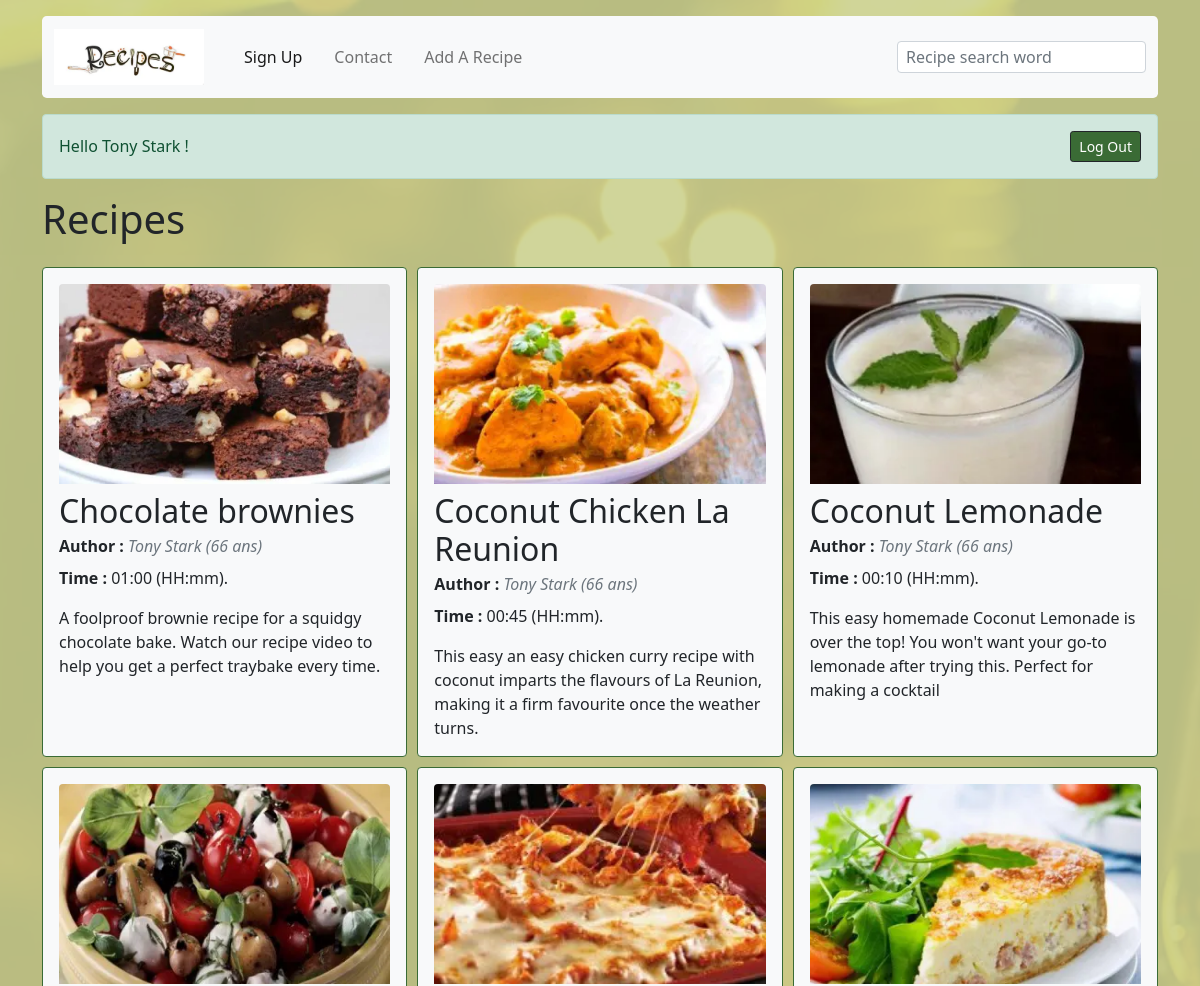
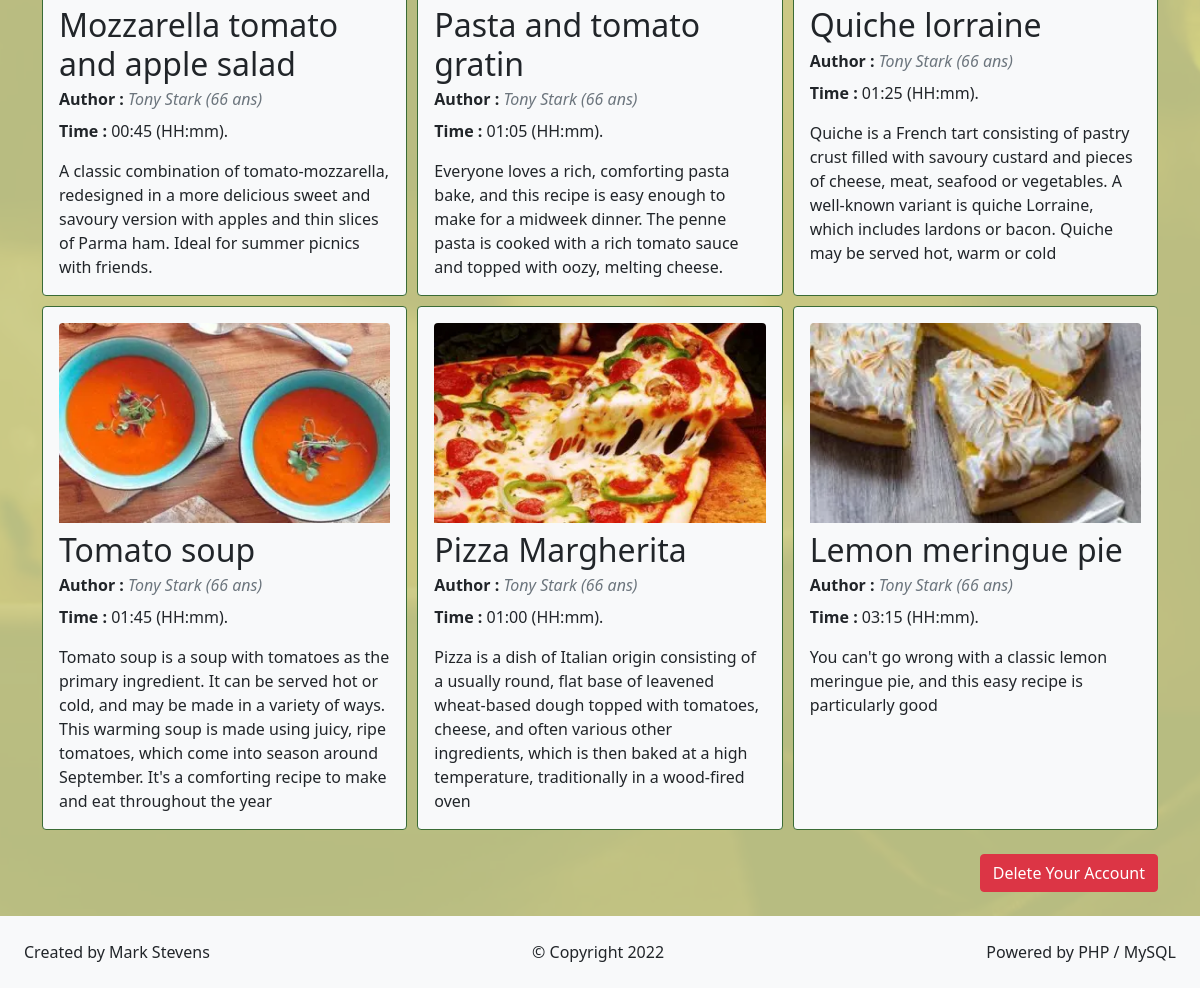
Page / (signed in) on the committed database (2 pictures, top to bottom).
### tables this page shows
CREATE TABLE `users` (
  `user_id` int(11) NOT NULL,
  `full_name` varchar(64) NOT NULL,
  `email` varchar(512) NOT NULL,
  `password` varchar(512) NOT NULL,
  `age` int(11) NOT NULL
);

CREATE TABLE `recipes` (
  `recipe_id` int(11) NOT NULL,
  `title` varchar(128) NOT NULL,
  `summary` text NOT NULL,
  `duration` time NOT NULL,
  `ingredients` text NOT NULL,
  `recipe` text NOT NULL,
  `author` varchar(512) NOT NULL,
  `image` varchar(256) NOT NULL,
  `is_enabled` tinyint(1) NOT NULL
);

### variables/variables.php (called while the page is built, shortened)
<?php
  $usersStatement = $mysqlClient->prepare('SELECT * FROM users');
  $usersStatement->execute();
  $users = $usersStatement->fetchAll();
  $recipesStatement = $mysqlClient->prepare('SELECT * FROM recipes WHERE is_enabled is TRUE');
  $recipesStatement->execute();
  $recipes = $recipesStatement->fetchAll();
  if(isset($_GET['limit']) && is_numeric($_GET['limit'])) {
      $limit = (int) $_GET['limit'];
  } else {
      $limit = 100;
  }
  $rootUrl = (!empty($_SERVER['HTTPS']) ? 'https' : 'http') . '://' . $_SERVER['HTTP_HOST'] . '/';
  ?>

### functions/functions.php (called while the page is built, shortened)
<?php
function displayAuthor(string $authorEmail, array $users) : string
{
    for ($i = 0; $i < count($users); $i++) {
        $author = $users[$i];
        if ($authorEmail === $author['email']) {
            return $author['full_name'] . ' (' . $author['age'] . ' ans)';
        }
    }
    return 'unknown user';
}
function displayName(string $authorEmail, array $users) : string
{
    for ($i = 0; $i < count($users); $i++) {
        $author = $users[$i];
        if ($authorEmail === $author['email']) {
            return $author['full_name'];
        }
    }
    return 'unknown user';
}
function getRecipes(array $recipes, int $limit) : array
{
    $valid_recipes = [];
    $counter = 0;
    foreach($recipes as $recipe) {
        $valid_recipes[] = $recipe;
    }
    return $valid_recipes;
}

### index.php (the view, shortened to what this page needs)
<?php
  include_once($_SERVER['DOCUMENT_ROOT'] . '/config/mysql.php');
  include_once($_SERVER['DOCUMENT_ROOT'] . '/variables/variables.php');
  include_once($_SERVER['DOCUMENT_ROOT'] . "/functions/functions.php");
?>
<!DOCTYPE html>
<html lang="en">
<head>
    <link href="https://cdn.jsdelivr.net/npm/bootstrap@5.0.2/dist/css/bootstrap.min.css" rel="stylesheet">
    <link rel="stylesheet" href="<?php echo($rootUrl.'/css/style.css'); ?>">
</head>
<body class="backOne d-flex flex-column min-vh-100">
  <main class="container">
    <?php include_once($rootPath.'/include/header.php'); ?>
    <?php include_once($rootPath.'/login.php'); ?>
    <?php if(isset($loggedUser)): ?>
      <section class="mb-4">
        <h1 class="mb-4">Recipes</h1>
        <?php if(count($recipes) <1) : ?>
          <div class="d-flex justify-content-center align-items-center" style="height:calc( 100vh - 375px );">
            <p>Sorry, there are no recipes to display ...</p>
          </div>
        <?php else: ?>
          <div class='recipe-container'>
            <?php foreach(getRecipes($recipes, $limit) as $recipe) : ?>
              <article class="recipe-card card bg-light">
                <a class="text-decoration-none text-dark" href="<?php echo($rootUrl)?>recipes/read.php?id=<?php echo($recipe['recipe_id']); ?>">
                  <div class="card-body d-flex flex-column">
                    <img class="recipe-image rounded-top mb-2" src="<?php echo($rootUrl)?>/recipes/images/<?php echo $recipe['image'] ? $recipe['image'] : 'ImageDefault_NO_DELETE.png' ?>" alt="">
                    <h2 class="card-title"><?php echo ucfirst($recipe['title']); ?></h2>
                    <p class="card-subtitle mb-2"><b>Author : </b><i class="text-muted"><?php echo ucfirst(displayAuthor($recipe['author'], $users )); ?></i></p>
                    <p class="card-text"><b>Time : </b><?php echo date("H:i", strtotime($recipe['duration'])); ?> (HH:mm).</p>
                    <p class="card-text"><?php echo $recipe['summary']; ?></p>
                  </div>
                </a>
              </article>
            <?php endforeach ?>
          </div>
        <?php endif; ?>
      </section>
      <div class="text-end">
      <a class="btn btn-danger mb-4" href="<?php echo($rootUrl)?>destroy.php?id=<?php echo($loggedUser['email']); ?>">Delete Your Account</a></d>
    <?php endif; ?>
  </main>
  <?php include_once($rootPath.'/include/footer.php'); ?>
</body>
</html>

### include/header.php (shortened to what this page needs)
<?php
    include_once($_SERVER['DOCUMENT_ROOT'] . "/config/mysql.php");
    include_once($_SERVER['DOCUMENT_ROOT'] . "/variables/variables.php");
    include_once($_SERVER['DOCUMENT_ROOT'] . "/functions/functions.php");
?>
<header class="my-3">
  <nav class="navbar navbar-expand-lg navbar-light bg-light rounded-3">
    <div class="container-fluid">
      <a class="navbar-brand" href="<?php echo($rootUrl). 'index.php'; ?>">
        <img class="logo" src="<?php echo($rootUrl). 'assets/recipe_logo.webp'; ?>" alt="" >
      </a>
      <div class="collapse navbar-collapse" id="navbarSupportedContent">
        <ul class="navbar-nav me-auto mb-2 mb-lg-0">
          <li class="nav-item">
            <a class="nav-link active ms-3" aria-current="page" href="<?php echo($rootUrl). 'signin.php'; ?>">Sign Up</a>
          </li>
          <li class="nav-item">
            <a class="nav-link ms-3" href="<?php echo($rootUrl). 'contact.php'; ?>">Contact</a>
          </li>
          <li class="nav-item">
            <a class="nav-link ms-3" href="<?php echo($rootUrl). 'recipes/create.php'; ?>">Add A Recipe</a>
          </li>
        </ul>
        <?php include_once($rootPath.'/include/search.php'); ?>
      </div>
    </div>
  </nav>
</header>

### include/search.php (shortened to what this page needs)
<form class="m-0" action="<?php echo($rootUrl.'index.php'); ?>" method="post">
  <input type="search" class="search form-control" id="search" name="search" placeholder="Recipe search word" >
</form>

### login.php (shortened to what this page needs)
<?php
  include_once($_SERVER['DOCUMENT_ROOT'] . '/config/mysql.php');
  include_once($_SERVER['DOCUMENT_ROOT'] . '/variables/variables.php');
  include_once($_SERVER['DOCUMENT_ROOT'] . "/functions/functions.php");
  $postData = $_POST;
  $email = $postData['email'] ?? "";
  $emailErr = $passwordErr =  "";
  if (isset($_COOKIE['LOGGED_USER']) || isset($_SESSION['LOGGED_USER'])) {
    $loggedUser = [
        'email' => $_COOKIE['LOGGED_USER'] ?? $_SESSION['LOGGED_USER'],
    ];
  }
?>
<?php if(!isset($loggedUser)): ?>
    <form action="index.php" method="post">
        <?php if(isset($errorMessage)) : ?>
            <div class="alert alert-danger alert-dismissible fade show mt-2" role="alert">
                <?php echo($errorMessage); ?>
            <button type="button" class="btn-close" data-bs-dismiss="alert" aria-label="Close"></button>
            </div>
        <?php endif; ?>
        <h1 class="mb-4">Log In</h1>
        <div class="mb-3">
            <label for="email" class="form-label">Email</label>
            <input type="email" class="form-control" id="email" name="email" autocomplete="username" aria-describedby="email-help" placeholder="you@example.com" value="<?php echo $email;?>">
            <div id="email-help" class="form-text">The email used to create the account.</div>
            <span class="text-danger"><?php echo $emailErr; ?></span>
        </div>
        <div class="mb-3">
            <label for="password" class="form-label">Password</label>
            <input type="password" class="form-control" id="password" name="password" autocomplete="current-password" aria-describedby="password-help"  placeholder="........" >
            <div id="password-help" class="form-text">The password used to create the account.</div>
            <span class="text-danger"><?php echo $passwordErr; ?></span>
        </div>
        <button type="submit" class="btn btn-primary">Send</button>
    </form>
    <br />
  <?php else: ?>
    <div class="d-flex align-items-center justify-content-between alert alert-success mt-2" role="alert">
      <p class="mb-0">Hello <?php echo ucfirst(displayName($loggedUser['email'], $users )); ?> !</p>
      <?php include_once($rootPath.'/include/logoutButton.php'); ?>
    </div>
<?php endif; ?>

### include/logoutButton.php
<form class="logout-button" method="post" action="logout.php">
  <input class="btn btn-sm btn-primary" type="submit" name="logout" value="Log Out"/>
</form>

### include/footer.php
<footer class="bg-light d-flex flex-column align-items-center flex-md-row justify-content-md-between p-3 mt-auto">
  <p class="m-2">Created by <a class="text-dark text-decoration-none" href="https://stevensmarkportfolio.netlify.app/">Mark Stevens</a></p>
  <p class="m-2">© Copyright <?php echo date("Y");?></p>
  <p class="m-2">Powered by PHP / MySQL</p>
</footer>

### css/style.css (style rules this page uses)
body { background: #CBD18F; }
.nav-link { color: #3A6B35; }
.btn-primary { background-color: #3A6B35; border-color: #212529; }
.logo { width: 150px; }
.recipe-container { display: grid; grid-template-columns: repeat(1, 1fr); grid-template-rows: auto; gap: 10px; }
.recipe-card { border: 1px solid #3A6B35; transition: 0.4s; cursor: pointer; }
.recipe-image { object-fit: cover; width: 100%; height: 200px; }
.search { padding: 0.2rem 0.5rem; }
.logout-button { text-align: right; }
.backOne, .backTwo, .backThree { background: #CBD18F; position: relative; height: 100%; width: 100%; }
.backOne::before { content: ""; background: #CBD18F url("/css/backgrounds/wine-glass.webp") no-repeat center center; background-size: cover; position: absolute; top: 0px; right: 0px; bottom: 0px; left: 0px; opacity: 0.1; z-index: -1; background-attachment: fixed; }
@media screen and (min-width: 768px) { .recipe-container, .comment-container { grid-template-columns: repeat(2, 1fr); } }
@media screen and (min-width: 1140px) { .recipe-container { grid-template-columns: repeat(3, 1fr); } }

### rows in the picture
users: full_name "Tony Stark"
recipes: image (picture), title "Chocolate brownies", author.age "Tony Stark (66 ans)", duration "01:00", summary "A foolproof brownie recipe for a squidgy chocolate bake. Watch our recipe video to help you get a perfect traybake every time."
recipes: image (picture), title "Coconut Chicken La Reunion", author.age "Tony Stark (66 ans)", duration "00:45", summary "This easy an easy chicken curry recipe with coconut imparts the flavours of La Reunion, making it a firm favourite once the weather turns."
recipes: image (picture), title "Coconut Lemonade", author.age "Tony Stark (66 ans)", duration "00:10", summary "This easy homemade Coconut Lemonade is over the top! You won't want your go-to lemonade after trying this. Perfect for making a cocktail"
recipes: image (picture), title "Mozzarella tomato and apple salad", author.age "Tony Stark (66 ans)", duration "00:45", summary "A classic combination of tomato-mozzarella, redesigned in a more delicious sweet and savoury version with apples and thin slices of Parma ham. Ideal for summer picnics with friends."
recipes: image (picture), title "Pasta and tomato gratin", author.age "Tony Stark (66 ans)", duration "01:05", summary "Everyone loves a rich, comforting pasta bake, and this recipe is easy enough to make for a midweek dinner. The penne pasta is cooked with a rich tomato sauce and topped with oozy, melting cheese."
recipes: image (picture), title "Quiche lorraine", author.age "Tony Stark (66 ans)", duration "01:25", summary "Quiche is a French tart consisting of pastry crust filled with savoury custard and pieces of cheese, meat, seafood or vegetables. A well-known variant is quiche Lorraine, which includes lardons or bacon. Quiche may be served hot, warm or cold"
recipes: image (picture), title "Tomato soup", author.age "Tony Stark (66 ans)", duration "01:45", summary "Tomato soup is a soup with tomatoes as the primary ingredient. It can be served hot or cold, and may be made in a variety of ways. This warming soup is made using juicy, ripe tomatoes, which come into season around September. It's a comforting recipe to make and eat throughout the year"
recipes: image (picture), title "Pizza Margherita", author.age "Tony Stark (66 ans)", duration "01:00", summary "Pizza is a dish of Italian origin consisting of a usually round, flat base of leavened wheat-based dough topped with tomatoes, cheese, and often various other ingredients, which is then baked at a high temperature, traditionally in a wood-fired oven"
recipes: image (picture), title "Lemon meringue pie", author.age "Tony Stark (66 ans)", duration "03:15", summary "You can't go wrong with a classic lemon meringue pie, and this easy recipe is particularly good"
